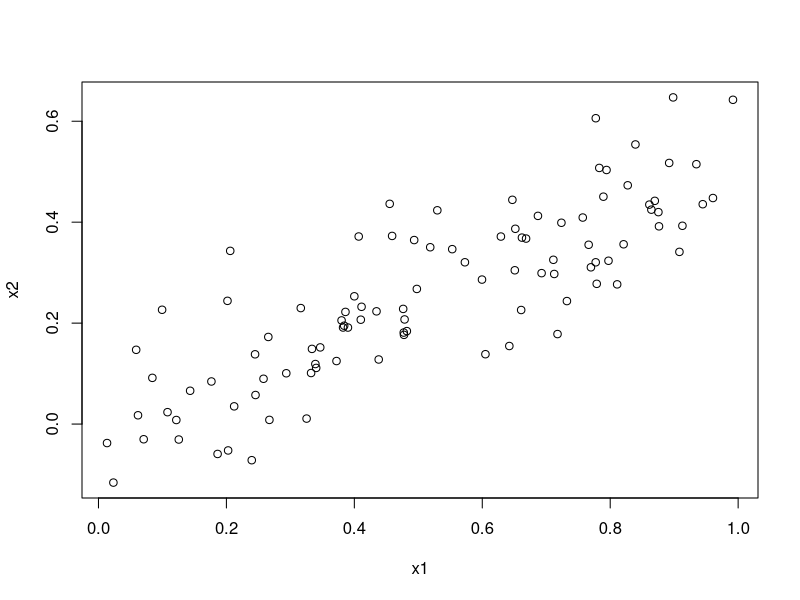
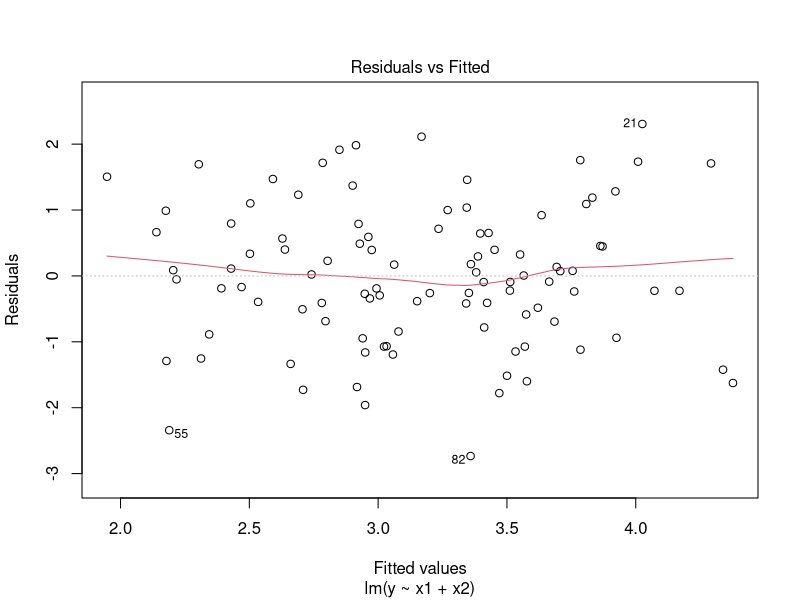
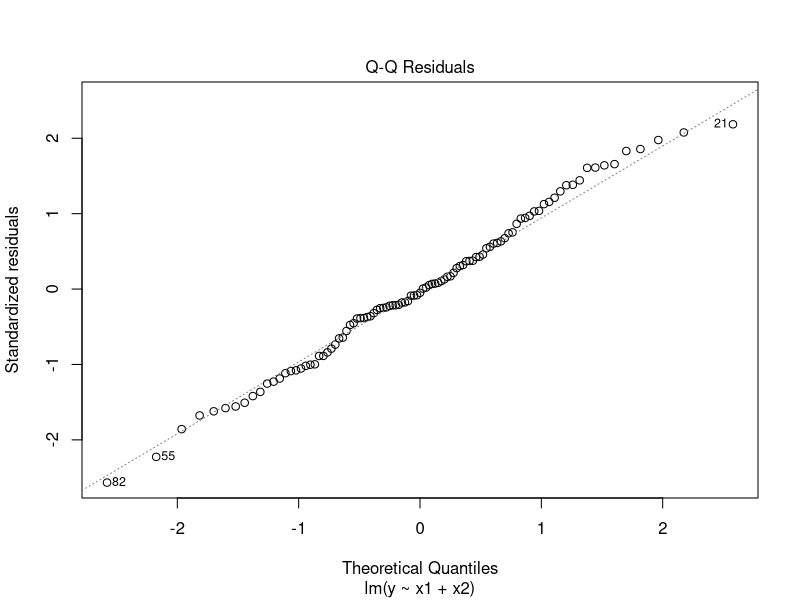
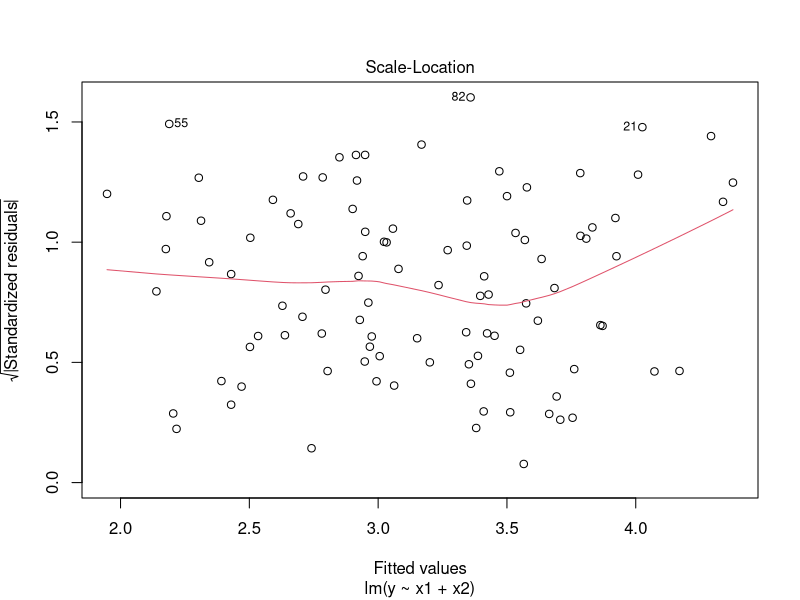
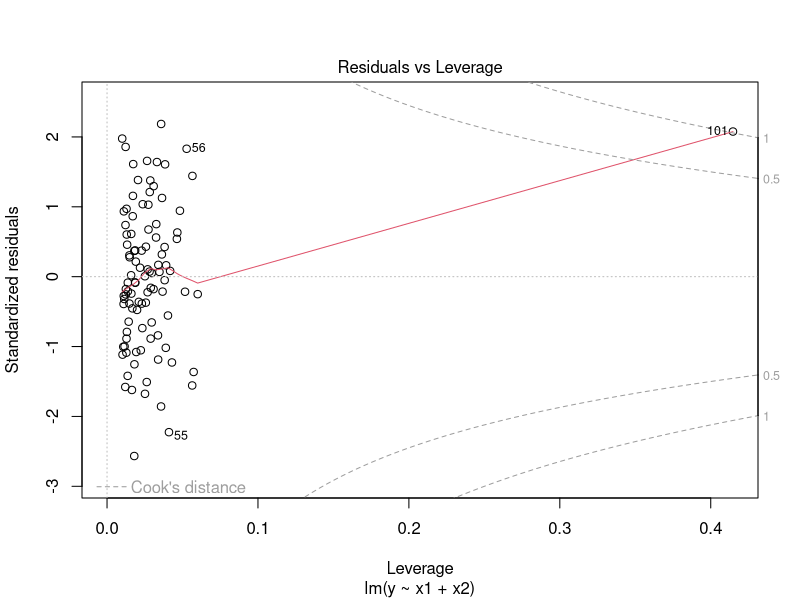
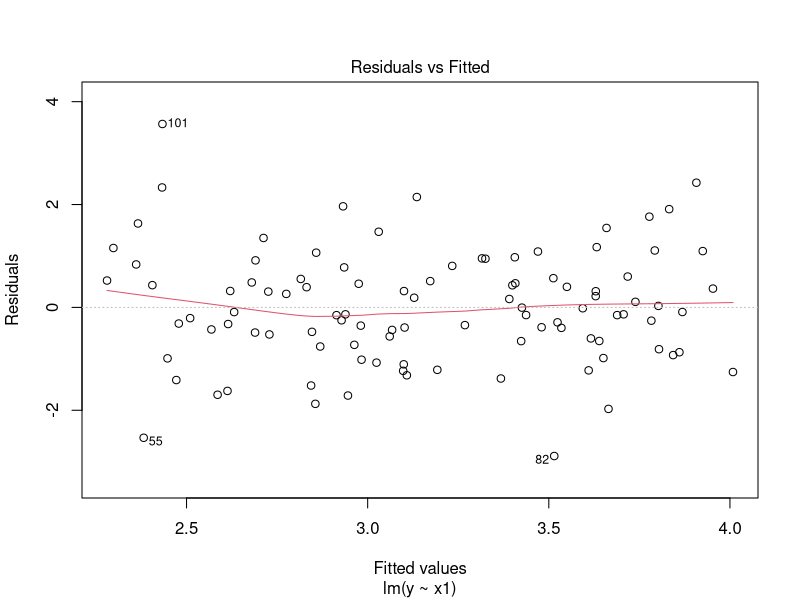
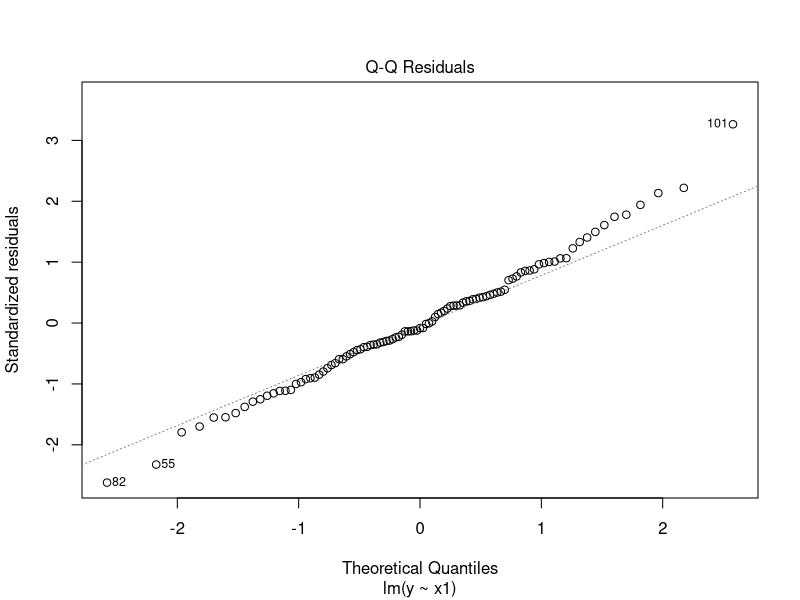
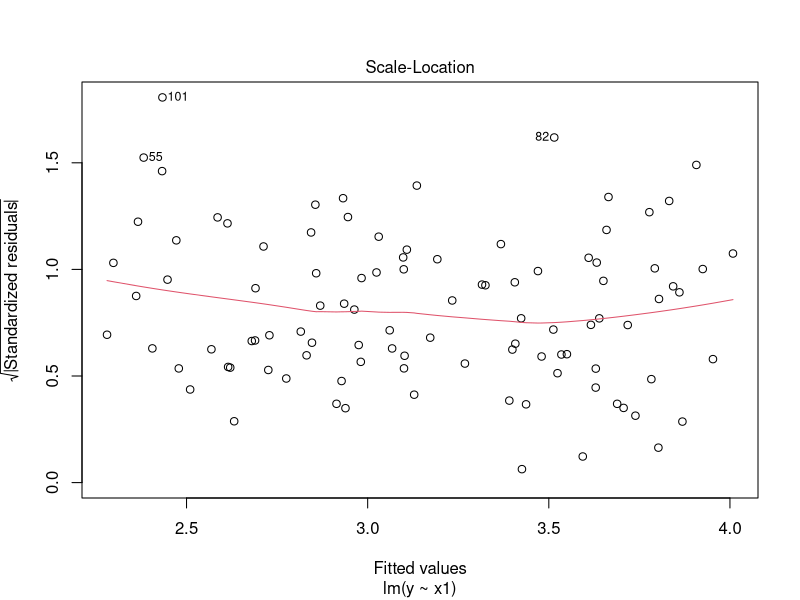

These charts were generated, in order, by the following R code:
#14.a begins*****
set.seed(1)
x1 = runif(100)
x2 = 0.5 * x1 + rnorm(100)/10
y = 2 + 2*x1 + 0.3*x2 + rnorm(100)
#14.a ends*****

#14.b begins*****
cor(x1, x2)
plot(x1,x2)
#14.b ends*****

#14.c begins*****
model = lm(y~x1+x2)
model
summary(model)
#14.c ends*****

#14.d begins*****
model= lm(y ~ x1)
model
summary(model)
#14.d ends*****

#14.e begins*****
model= lm(y ~ x2)
model
summary(model)
#14.e ends*****

#14.g begins*****
x1 = c(x1, 0.1)
x2 = c(x2, 0.8)
y  = c(y, 6)

model1 = lm(y ~ x1 + x2)
model2 = lm(y ~ x1)
model3 = lm(y ~ x2)
summary(model1)
summary(model2)
summary(model3)
plot(model1)
plot(model2)
plot(model3)
#14.g ends*****